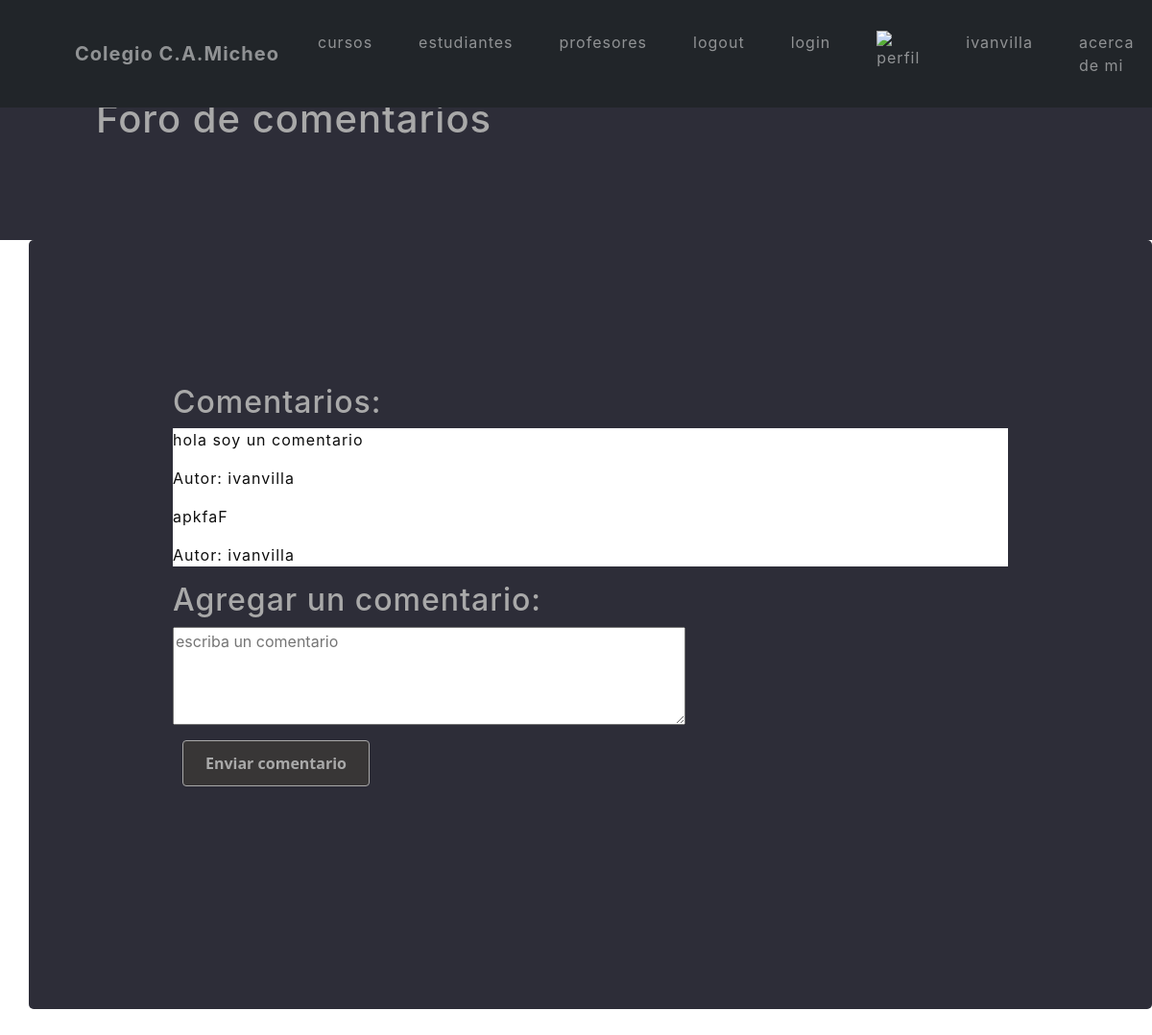
Before: /comentarios/ (signed in) with the older database file.
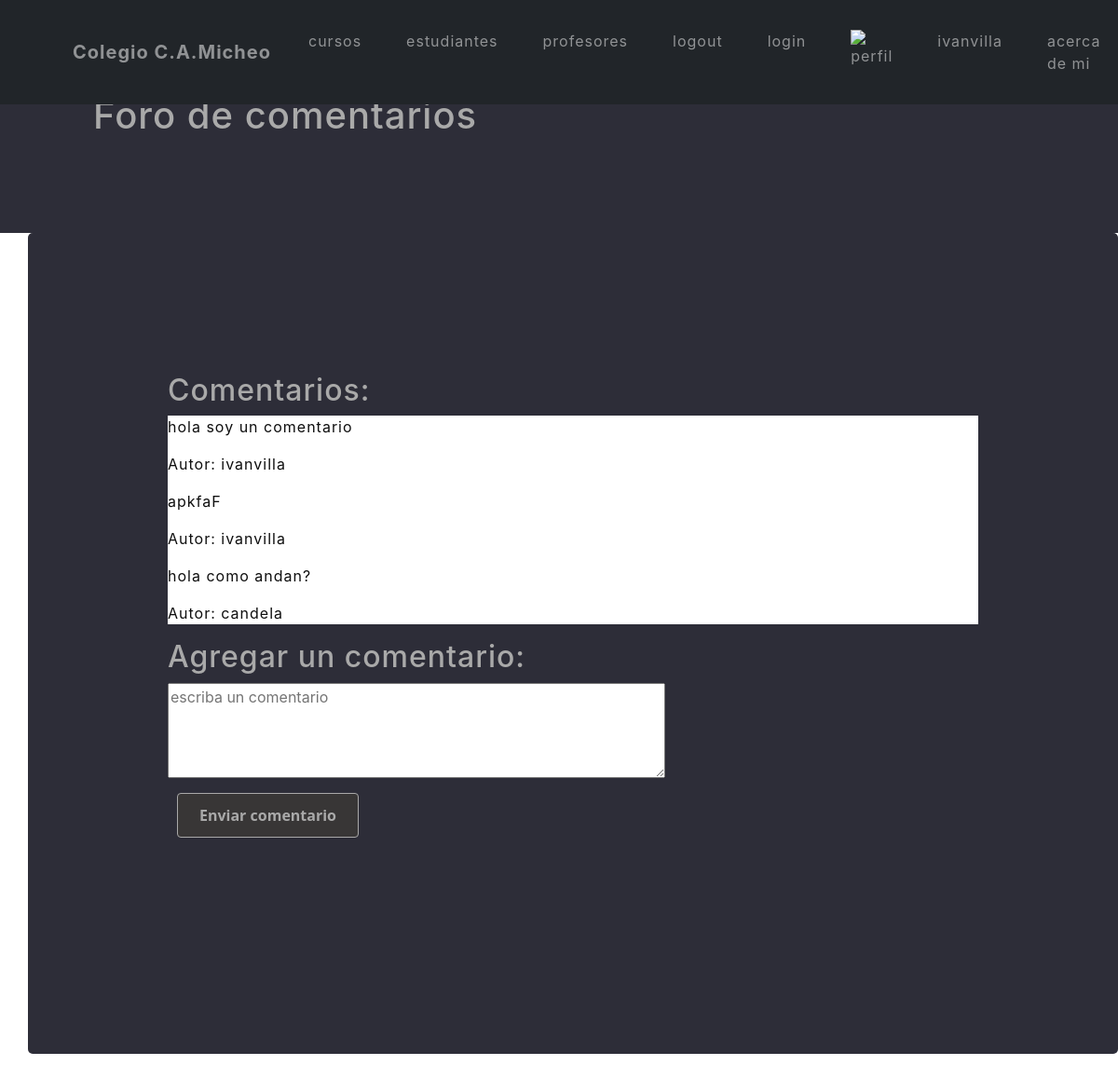
After: the same page with the newer database file.
### App/models.py (models this page shows, shortened)
class Comentario(models.Model):
    contenido = models.TextField()
    fecha_creacion = models.DateTimeField(auto_now_add=True)
    autor = models.ForeignKey(User, on_delete=models.CASCADE)

### App/views.py (the view)
# urls.py: path('comentarios/', comentarios, name="comentarios"),
@login_required
def comentarios(request):
    if request.method == 'POST':
        nuevo_comentario = request.POST.get('nuevo_comentario', '')
        comentario = Comentario(contenido=nuevo_comentario, autor=request.user)
        comentario.save()
        return redirect('comentarios')
    comentarios = Comentario.objects.all()
    return render(request, 'App/comentarios.html', {'comentarios': comentarios})

### App/templates/App/comentarios.html (shortened to what this page needs)
{% extends "App/inicio.html" %}
{% load static %}
{% block contenidoQueCambia %}
<div class="titulo">
    <h1 style="padding: 100px;" style="color: darkgrey;" >Foro de comentarios</h1>
</div>
<div style="padding: 150px;" style="margin-left: 0px;" class="info">
    <h2 style="color: darkgrey;" >Comentarios:</h2>
    <div style="background-color: white;">
        {% for comentario in comentarios %}
        <p style="color: rgb(15, 15, 15);">{{ comentario.contenido }}</p>
        <p style="color: rgb(15, 15, 15);">Autor: {{ comentario.autor.username }}</p>
    {% endfor %}
    </div>
    <h2 style="color: darkgray;">Agregar un comentario:</h2>
    <form method="post" action="">
        <textarea name="nuevo_comentario" placeholder="escriba un comentario" rows="4" cols="50"></textarea>
        <br>
        <input id="bottone5" type="submit" style="color: darkgrey;" value="Enviar comentario">
    </form>
    <br>
    <br>
    <br>
</div>
{% endblock %}

Changed rows visible on the page:
added Comentario: contenido "hola como andan?", autor.username "candela"
